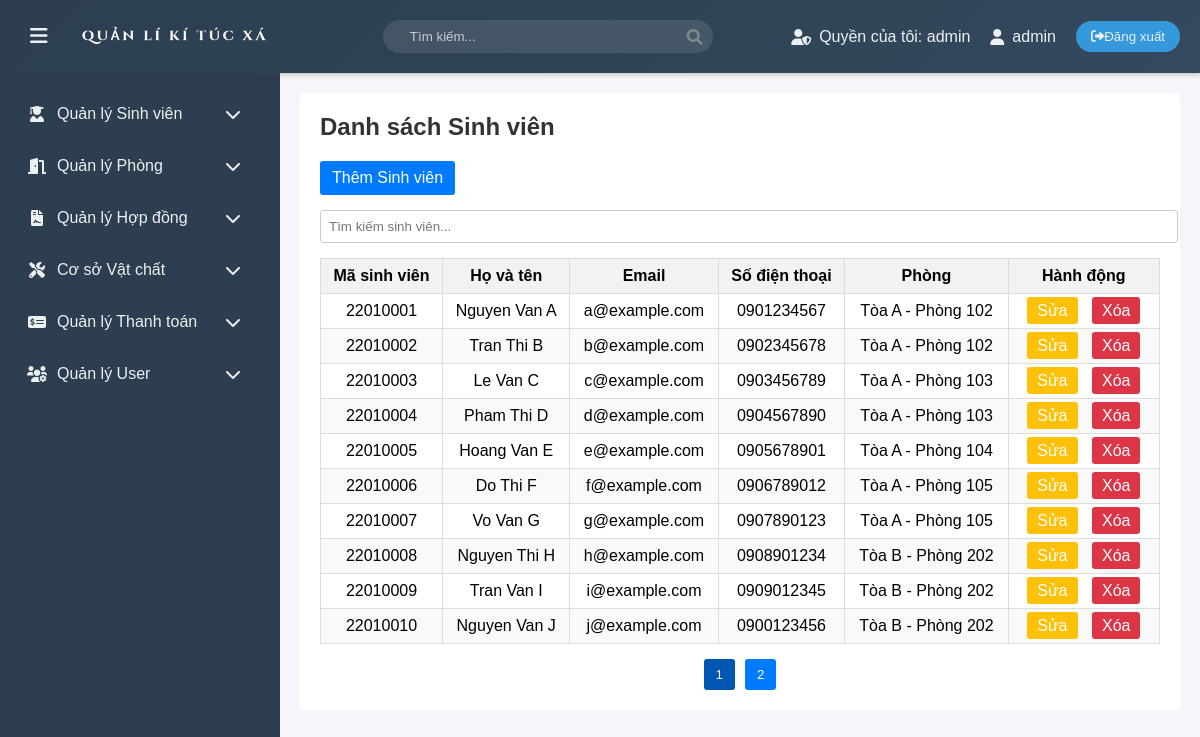
The app's page /php/admin/students_list.php (signed in) with its own data.
### tables this page shows
CREATE TABLE IF NOT EXISTS Students (
    student_id INT AUTO_INCREMENT PRIMARY KEY,
    student_code VARCHAR(50) UNIQUE NOT NULL,
    full_name VARCHAR(255) NOT NULL,
    email VARCHAR(255) NOT NULL,
    phone VARCHAR(20),
    gender ENUM('Male', 'Female', 'Other') DEFAULT 'Other',
    date_of_birth DATE,
    address VARCHAR(255),
    nationality VARCHAR(50) DEFAULT 'Vietnam',
    major VARCHAR(100),
    year_of_study INT CHECK (year_of_study BETWEEN 1 AND 5),
    gpa DECIMAL(3, 2) CHECK (gpa BETWEEN 0.0 AND 4.0),
    room_id INT,
    status ENUM('Active', 'Inactive', 'Graduated') DEFAULT 'Active',
    FOREIGN KEY (room_id) REFERENCES Rooms(room_id) ON DELETE SET NULL
);

CREATE TABLE IF NOT EXISTS Rooms (
    room_id INT AUTO_INCREMENT PRIMARY KEY,
    room_code VARCHAR(50) UNIQUE NOT NULL,
    building VARCHAR(1) NOT NULL,
    floor INT NOT NULL,
    room_number VARCHAR(10) NOT NULL,
    capacity ENUM('2', '4', '8') NOT NULL,
    status ENUM('available', 'occupied', 'maintenance') DEFAULT 'available',
    price DECIMAL(10,2) NOT NULL
);

### php/admin/students_list.php (the view, shortened to what this page needs)
<?php
include '../config/db_connect.php';
$sql = "SELECT s.*, r.room_number, r.building
        FROM Students s
        LEFT JOIN Rooms r ON s.room_id = r.room_id";
$result = $conn->query($sql);
?>
<!DOCTYPE html>
<html lang="vi">
<head>
    <link rel="stylesheet" href="../../assets/css/main.css">
    <link rel="stylesheet" href="../../assets/css/manage_students.css">
    <link rel="stylesheet" href="https://cdnjs.cloudflare.com/ajax/libs/font-awesome/6.0.0/css/all.min.css">
</head>
<body>
    <?php include 'layout/header.php'; ?>
    <div class="container">
        <?php include 'layout/menu.php'; ?>
        <main class="content">
            <div class="students-list-container">
                <h2>Danh sách Sinh viên</h2>
                <a href="add_student.php" class="add-btn">Thêm Sinh viên</a>
                <div class="search-container">
                    <input type="text" id="search-input" placeholder="Tìm kiếm sinh viên...">
                </div>
                <table id="students-table">
                    <thead>
                        <tr>
                            <th>Mã sinh viên</th>
                            <th>Họ và tên</th>
                            <th>Email</th>
                            <th>Số điện thoại</th>
                            <th>Phòng</th>
                            <th>Hành động</th>
                        </tr>
                    </thead>
                    <tbody>
                        <?php while ($row = $result->fetch_assoc()): ?>
                            <tr>
                                <td><?php echo htmlspecialchars($row['student_code']); ?></td>
                                <td><?php echo htmlspecialchars($row['full_name']); ?></td>
                                <td><?php echo htmlspecialchars($row['email']); ?></td>
                                <td><?php echo htmlspecialchars($row['phone']); ?></td>
                                <td>
                                    <?php
                                    if ($row['room_number']) {
                                        echo 'Tòa ' . htmlspecialchars($row['building']) . ' - Phòng ' . htmlspecialchars($row['room_number']);
                                    } else {
                                        echo 'Chưa phân phòng';
                                    }
                                    ?>
                                </td>
                                <td>
                                    <a href="edit_student.php?student_id=<?php echo $row['student_id']; ?>" class="edit-btn">Sửa</a>
                                    <a href="#" class="delete-btn" data-student-id="<?php echo $row['student_id']; ?>">Xóa</a>
                                </td>
                            </tr>
                        <?php endwhile; ?>
                    </tbody>
                </table>
                <div id="pagination" class="pagination-container"></div>
            </div>
        </main>
    </div>
</body>
</html>

### assets/css/main.css (style rules this page uses)
:root { --primary-color: #2c3e50; --secondary-color: #34495e; --accent-color: #3498db; --text-color: #ecf0f1; --hover-color: #2980b9; --transition-speed: 0.3s; }
body { font-family: 'Segoe UI', Tahoma, Geneva, Verdana, sans-serif; margin: 0; padding: 0; background-color: #f5f6fa; }
.container { display: flex; min-height: calc(100vh - 70px); }
.content { flex-grow: 1; padding: 30px; transition: var(--transition-speed); }

### assets/css/manage_students.css (style rules this page uses)
body { font-family: Arial, sans-serif; background-color: #f4f6f9; margin: 0; padding: 0; }
.container { display: flex; }
.content { flex: 1; padding: 20px; }
h2 { margin-top: 0; color: #333; }
.students-list-container { background-color: #fff; padding: 20px; border-radius: 5px; }
.add-btn { display: inline-block; margin-bottom: 15px; padding: 8px 12px; background-color: #007bff; color: #fff; text-decoration: none; border-radius: 3px; }
table { width: 100%; border-collapse: collapse; }
table th, table td { padding: 8px; border: 1px solid #ddd; text-align: center; }
table th { background-color: #f2f2f2; font-weight: bold; }
table tr:nth-child(even) { background-color: #f9f9f9; }
.edit-btn, .delete-btn { padding: 5px 10px; text-decoration: none; border-radius: 3px; color: #fff; margin: 0 5px; }
.edit-btn { background-color: #ffc107; }
.delete-btn { background-color: #dc3545; }
.search-container { margin-bottom: 15px; }
#search-input { width: 100%; padding: 8px; border-radius: 3px; border: 1px solid #ccc; }
.pagination-container { margin-top: 15px; text-align: center; }

### records on screen
students: student_code "22010001", full_name "Nguyen Van A", email "a@example.com", phone "0901234567", room.building "A", room.room_number "102"
students: student_code "22010002", full_name "Tran Thi B", email "b@example.com", phone "0902345678", room.building "A", room.room_number "102"
students: student_code "22010003", full_name "Le Van C", email "c@example.com", phone "0903456789", room.building "A", room.room_number "103"
students: student_code "22010004", full_name "Pham Thi D", email "d@example.com", phone "0904567890", room.building "A", room.room_number "103"
students: student_code "22010005", full_name "Hoang Van E", email "e@example.com", phone "0905678901", room.building "A", room.room_number "104"
students: student_code "22010006", full_name "Do Thi F", email "f@example.com", phone "0906789012", room.building "A", room.room_number "105"
students: student_code "22010007", full_name "Vo Van G", email "g@example.com", phone "0907890123", room.building "A", room.room_number "105"
students: student_code "22010008", full_name "Nguyen Thi H", email "h@example.com", phone "0908901234", room.building "B", room.room_number "202"
students: student_code "22010009", full_name "Tran Van I", email "i@example.com", phone "0909012345", room.building "B", room.room_number "202"
students: student_code "22010010", full_name "Nguyen Van J", email "j@example.com", phone "0900123456", room.building "B", room.room_number "202"

### other values on screen
$role "admin"
$username "admin"
